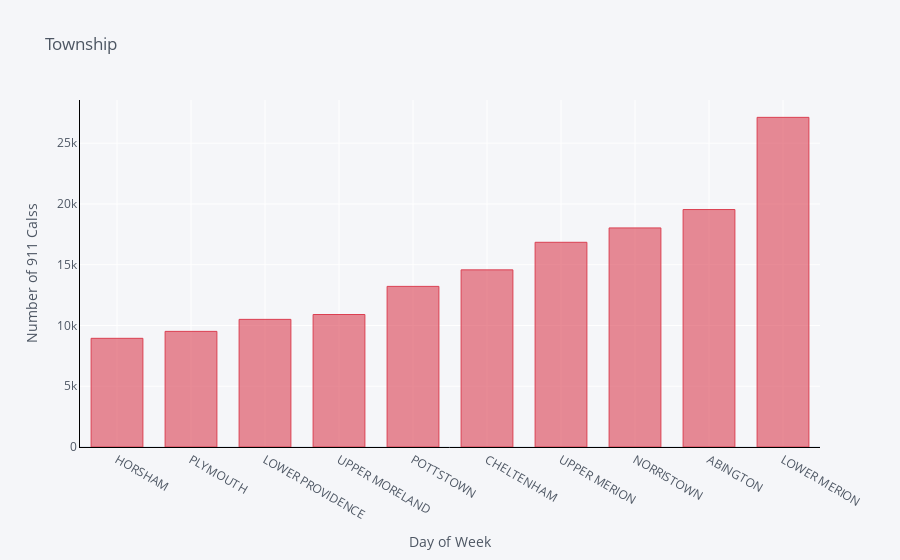

This figure's notebook cell:
### Code cell
top_10_twp = data['twp'].value_counts().to_frame(name='count').head(10).sort_values(by='count')

top_10_twp.iplot(kind='bar',
                 color='red',
                 gridcolor='white',
                 linecolor='black',
                 theme='pearl',
                 title='Township',
                 yTitle='Number of 911 Calss',
                 bargap=0.3,
                 xTitle='Day of Week'
                 )

# Seaborn Way
# sb.set_style('whitegrid')
# plt.subplots(figsize=(14, 7))
# ax = sb.barplot(top_10_twp.index, top_10_twp['count'])
# plt.xticks(rotation=90)
# ax.set(xlabel='Township', ylabel='Number of 911 Calls')
# plt.title('Top 10 Township For 911 Calls')
# plt.show()

### Figure 1 — Plotly figure (JSON) as saved in the notebook; plotly's stock layout.template omitted (floating-point values rounded to 4 significant figures)
{"data": [{"marker": {"color": "rgba(219, 64, 82, 0.6)", "line": {"color": "rgba(219, 64, 82, 1.0)", "width": 1}}, "name": "count", "orientation": "v", "text": "", "x": ["HORSHAM", "PLYMOUTH", "LOWER PROVIDENCE", "UPPER MORELAND", "POTTSTOWN", "CHELTENHAM", "UPPER MERION", "NORRISTOWN", "ABINGTON", "LOWER MERION"], "y": [8943, 9515, 10502, 10903, 13216, 14576, 16844, 18026, 19539, 27125], "type": "bar"}], "layout": {"bargap": 0.3, "legend": {"bgcolor": "#F5F6F9", "font": {"color": "#4D5663"}}, "paper_bgcolor": "#F5F6F9", "plot_bgcolor": "#F5F6F9", "title": {"font": {"color": "#4D5663"}, "text": "Township"}, "xaxis": {"gridcolor": "white", "linecolor": "black", "showgrid": true, "tickfont": {"color": "#4D5663"}, "title": {"font": {"color": "#4D5663"}, "text": "Day of Week"}, "zerolinecolor": "#E1E5ED"}, "yaxis": {"gridcolor": "white", "linecolor": "black", "showgrid": true, "tickfont": {"color": "#4D5663"}, "title": {"font": {"color": "#4D5663"}, "text": "Number of 911 Calss"}, "zerolinecolor": "#E1E5ED"}}}
